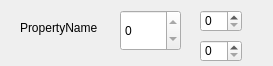
<?xml version="1.0" encoding="UTF-8"?>
<ui version="4.0">
 <class>ScorePropertyWidget</class>
 <widget class="QWidget" name="ScorePropertyWidget">
  <property name="geometry">
   <rect>
    <x>0</x>
    <y>0</y>
    <width>273</width>
    <height>66</height>
   </rect>
  </property>
  <property name="windowTitle">
   <string>Form</string>
  </property>
  <widget class="QLabel" name="label">
   <property name="geometry">
    <rect>
     <x>20</x>
     <y>20</y>
     <width>91</width>
     <height>16</height>
    </rect>
   </property>
   <property name="text">
    <string>PropertyName</string>
   </property>
  </widget>
  <widget class="QSpinBox" name="manualModSelector">
   <property name="geometry">
    <rect>
     <x>200</x>
     <y>40</y>
     <width>42</width>
     <height>22</height>
    </rect>
   </property>
  </widget>
  <widget class="QSpinBox" name="scoreDisp">
   <property name="geometry">
    <rect>
     <x>120</x>
     <y>10</y>
     <width>61</width>
     <height>41</height>
    </rect>
   </property>
   <property name="toolTip">
    <string/>
   </property>
   <property name="readOnly">
    <bool>true</bool>
   </property>
  </widget>
  <widget class="QSpinBox" name="baseSelector">
   <property name="geometry">
    <rect>
     <x>200</x>
     <y>10</y>
     <width>42</width>
     <height>22</height>
    </rect>
   </property>
  </widget>
 </widget>
 <resources/>
 <connections/>
</ui>
